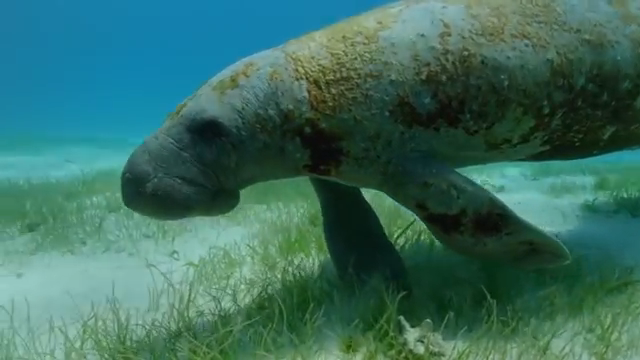
#> input picture dataset/UDWdata/UIEB/val/10151.png, 640 x 360 px, found by its file name; its folder holds only this picture in this run
$ python metrics.py   (older library calls are emulated)
#> lines starting #> are read from the running program, lines starting #| are printed output that depends on the picture; long printed decimals are rounded

#https://github.com/xueleichen/PSNR-SSIM-UCIQE-UIQM-Python/blob/main/nevaluate.py
'''
Metrics for unferwater image quality evaluation.

Author: Xuelei Chen
Email: chenxuelei@hotmail.com

Usage:
python evaluate.py RESULT_PATH
'''
#calcular UQIM
#calcular UCIQE
import numpy as np
#from skimage.measure import compare_psnr, compare_ssim
import math
import sys
from skimage import io, color, filters
import os
import math
#import wandb
from tqdm import tqdm
from skimage.metrics import peak_signal_noise_ratio as PSNR
from skimage.metrics import structural_similarity as SSIM
from scipy import ndimage
from PIL import Image
import numpy as np
import math


import cv2
import numpy as np


def uciqe(nargin,loc):
    #img_bgr = cv2.imread(loc)        # Used to read image files

    img_lab = cv2.cvtColor(loc, cv2.COLOR_BGR2LAB)  # Transform to Lab color space

    if nargin == 1:                                 # According to training result mentioned in the paper:
        coe_metric = [0.4680, 0.2745, 0.2576]      # Obtained coefficients are: c1=0.4680, c2=0.2745, c3=0.2576.
    img_lum = img_lab[..., 0]/255
    img_a = img_lab[..., 1]/255
    img_b = img_lab[..., 2]/255

    img_chr = np.sqrt(np.square(img_a)+np.square(img_b))              # Chroma

    img_sat = img_chr/np.sqrt(np.square(img_chr)+np.square(img_lum))  # Saturation
    aver_sat = np.mean(img_sat)                                       # Average of saturation

    aver_chr = np.mean(img_chr)                                       # Average of Chroma

    var_chr = np.sqrt(np.mean(abs(1-np.square(aver_chr/img_chr))))    # Variance of Chroma

    dtype = img_lum.dtype                                             # Determine the type of img_lum
    if dtype == 'uint8':
        nbins = 256
    else:
        nbins = 65536

    hist, bins = np.histogram(img_lum, nbins)                        # Contrast of luminance
    cdf = np.cumsum(hist)/np.sum(hist)

    ilow = np.where(cdf > 0.0100)
    ihigh = np.where(cdf >= 0.9900)
    tol = [(ilow[0][0]-1)/(nbins-1), (ihigh[0][0]-1)/(nbins-1)]
    con_lum = tol[1]-tol[0]

    quality_val = coe_metric[0]*var_chr+coe_metric[1]*con_lum + coe_metric[2]*aver_sat         # get final quality value
    # print("quality_val is", quality_val)
    return quality_val
# [117 lines left out: functions mu_a, s_a, _uicm, sobel, eme, _uism, not called in this run]


def plip_g(x, mu=1026.0):
    return mu - x


# [10 lines left out: functions plip_theta, plip_cross, not called in this run]


def plip_diag(c, g, gamma):
    g = plip_g(g)
    return gamma - (gamma * math.pow((1 - (g / gamma)), c))


def plip_multiplication(g1, g2):
    return plip_phiInverse(plip_phi(g1) * plip_phi(g2))
    # return plip_phiInverse(plip_phi(plip_g(g1)) * plip_phi(plip_g(g2)))


# [78 lines left out: functions plip_phiInverse, plip_phi, _uiconm, getUIQM, not called in this run]

def nmetrics(a):
    rgb = a
    lab = color.rgb2lab(a)
    gray = color.rgb2gray(a)
    # UCIQE
    c1 = 0.4680
    c2 = 0.2745
    c3 = 0.2576
    # c1 = 0.2745 # (menos peso, pois o brilho pode afetar a precisão da medição da cromaticidade)
    # c2 = 0.3742 # (maior peso, pois a saturação é importante para imagens com brilho)
    # c3 = 0.3743 # (maior peso, pois o contraste de luminância é crucial para imagens com brilho)
    l = lab[:,:,0]

    #1st term
    chroma = (lab[:,:,1]**2 + lab[:,:,2]**2)**0.5
    uc = np.mean(chroma)
    sc = (np.mean((chroma - uc)**2))**0.5

    #2nd term
    top = int(np.round(0.01 * l.shape[0] * l.shape[1]))
    #top = np.int(np.round(0.01*l.shape[0]*l.shape[1]))
    sl = np.sort(l,axis=None)
    isl = sl[::-1]
    conl = np.mean(isl[:top])-np.mean(sl[:top])

    #3rd term
    satur = []
    chroma1 = chroma.flatten()
    l1 = l.flatten()
    for i in range(len(l1)):
        if chroma1[i] == 0: satur.append(0)
        elif l1[i] == 0: satur.append(0)
        else: satur.append(chroma1[i] / l1[i])

    us = np.mean(satur)

    uciqe = c1 * sc + c2 * conl + c3 * us

    # UIQM
    p1 = 0.0282
    p2 = 0.2953
    p3 = 3.5753
    # p1 = 0.2907 # (menos peso, pois o brilho pode afetar a precisão da medição da cor)
    # p2 = 0.5155 # (maior peso, pois a nitidez é crucial para imagens com brilho)
    # p3 = 0.1938 # (peso moderado para o contraste)

    #1st term UICM
    rg = rgb[:,:,0] - rgb[:,:,1]
    yb = (rgb[:,:,0] + rgb[:,:,1]) / 2 - rgb[:,:,2]
    rgl = np.sort(rg,axis=None)
    ybl = np.sort(yb,axis=None)
    al1 = 0.1
    al2 = 0.1
    T1 = int(al1 * len(rgl))
    T2 = int(al2 * len(rgl))
    rgl_tr = rgl[T1:-T2]
    ybl_tr = ybl[T1:-T2]

    urg = np.mean(rgl_tr)
    s2rg = np.mean((rgl_tr - urg) ** 2)
    uyb = np.mean(ybl_tr)
    s2yb = np.mean((ybl_tr- uyb) ** 2)

    uicm =-0.0268 * np.sqrt(urg**2 + uyb**2) + 0.1586 * np.sqrt(s2rg + s2yb)

    #2nd term UISM (k1k2=8x8)
    Rsobel = rgb[:,:,0] * filters.sobel(rgb[:,:,0])
    Gsobel = rgb[:,:,1] * filters.sobel(rgb[:,:,1])
    Bsobel = rgb[:,:,2] * filters.sobel(rgb[:,:,2])

    Rsobel=np.round(Rsobel).astype(np.uint8)
    Gsobel=np.round(Gsobel).astype(np.uint8)
    Bsobel=np.round(Bsobel).astype(np.uint8)

    Reme = eme(Rsobel)
    Geme = eme(Gsobel)
    Beme = eme(Bsobel)

    uism = 0.299 * Reme + 0.587 * Geme + 0.114 * Beme

    #3rd term UIConM
    uiconm = logamee(gray)

    uiqm = p1 * uicm + p2 * uism + p3 * uiconm
    return uiqm,uciqe,uism

def eme(ch,blocksize=8):

    num_x = math.ceil(ch.shape[0] / blocksize)
    num_y = math.ceil(ch.shape[1] / blocksize)

    eme = 0
    w = 2. / (num_x * num_y)
    for i in range(num_x):

        xlb = i * blocksize
        if i < num_x - 1:
            xrb = (i+1) * blocksize
        else:
            xrb = ch.shape[0]

        for j in range(num_y):

            ylb = j * blocksize
            if j < num_y - 1:
                yrb = (j+1) * blocksize
            else:
                yrb = ch.shape[1]

            block = ch[xlb:xrb,ylb:yrb]

            blockmin = float(np.min(block))
            blockmax = float(np.max(block))

            # # old version
            # if blockmin == 0.0: eme += 0
            # elif blockmax == 0.0: eme += 0
            # else: eme += w * math.log(blockmax / blockmin)

            # new version
            if blockmin == 0: blockmin+=1
            if blockmax == 0: blockmax+=1
            eme += w * math.log(blockmax / blockmin)
    return eme

def plipsum(i,j,gamma=1026):
    return i + j - i * j / gamma

def plipsub(i,j,k=1026):
    return k * (i - j) / (k - j)

def plipmult(c,j,gamma=1026):
    return gamma - gamma * (1 - j / gamma)**c

def logamee(ch, blocksize=8):

    num_x = math.ceil(ch.shape[0] / blocksize)
    num_y = math.ceil(ch.shape[1] / blocksize)

    s = 0
    w = 1. / (num_x * num_y)
    for i in range(num_x):

        xlb = i * blocksize
        if i < num_x - 1:
            xrb = (i+1) * blocksize
        else:
            xrb = ch.shape[0]

        for j in range(num_y):

            ylb = j * blocksize
            if j < num_y - 1:
                yrb = (j+1) * blocksize
            else:
                yrb = ch.shape[1]

            block = ch[xlb:xrb, ylb:yrb]
            blockmin = float(np.min(block))
            blockmax = float(np.max(block))

            top = plipsub(blockmax, blockmin)
            bottom = plipsum(blockmax, blockmin)

            if bottom == 0:
                m = 0
            else:
                m = top / bottom

            if m != 0:
                s += m * np.log(m)

    return plipmult(w, s)


def main():
    #dataset val // dataset inferencia // dataset // author
    avaliacao = [
        ("/home/gusanagy/Documents/Glown-Diffusion/data/UDWdata/UIEB/val","/home/gusanagy/Documents/Glown-Diffusion/data/UDWdata/UIEB/val", "Claudio", "UIEB")
    ]

    for candidato in avaliacao:
        result_path ,gt, author ,dataset = candidato
        print(f"author: {author} dataset: {dataset}")

        result_dirs = os.listdir(result_path)
        result_gt = os.listdir(gt)

        sumuiqm, sumuciqe,sumuism = 0.,0.,0.
        psnr_sum, ssim_sum = 0., 0.
        N=0

        for imgdir, gt_file in tqdm(zip(result_dirs, result_gt), total=len(result_dirs)):
            if '.png' in imgdir or '.jpg' in imgdir and '.png' in gt_file or '.jpg' in gt_file:
                try:
                    corrected = io.imread(os.path.join(result_path, imgdir))
#> corrected is the input picture: shape (360, 640, 3); mean R, G, B 57.5, 108.4, 96.1
                    #gt_image = io.imread(os.path.join(result_path,gt))
                    gt_image = io.imread(os.path.join(gt, gt_file)) #ALTEREI
                except Exception as e:
                    print(f"Erro ao carregar a imagem: {e}")
                    continue

                try:
                    #uiqm, uciqe = nmetrics(corrected)
                    uciqe_ = uciqe(nargin=1,loc=corrected)#usarei este
#> in uciqe, `img_chr = np.sqrt(np.square(img_a)+np.square(img_b))`:
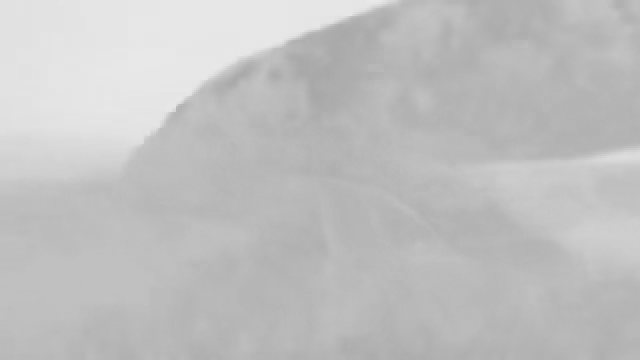
#> img_chr: shape (360, 640) float64; min 0.655, max 0.919, mean 0.755
#> in uciqe, `img_sat = img_chr/np.sqrt(np.square(img_chr)+np.square(img_lum))`:
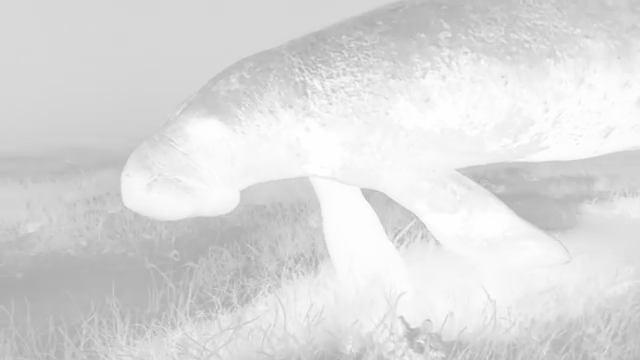
#> img_sat: shape (360, 640) float64; min 0.658, max 0.999, mean 0.862
#> in uciqe, `aver_sat = np.mean(img_sat)`: aver_sat = 0.862
#> in uciqe, `aver_chr = np.mean(img_chr)`: aver_chr = 0.755
#> in uciqe, `var_chr = np.sqrt(np.mean(abs(1-np.square(aver_chr/img_chr))))`: var_chr = 0.35
#> in uciqe, `tol = [(ilow[0][0]-1)/(nbins-1), (ihigh[0][0]-1)/(nbins-1)]`: tol = [0.0343, 0.917]
#> in uciqe, `con_lum = tol[1]-tol[0]`: con_lum = 0.882
#> in uciqe, `quality_val = coe_metric[0]*var_chr+coe_metric[1]*con_lum + coe_metric..`: quality_val = 0.628
#> uciqe_ = 0.628
                    uiqm ,_, uism = nmetrics(corrected)#usarei o uiqm daqui
#> in nmetrics, `gray = color.rgb2gray(a)`:
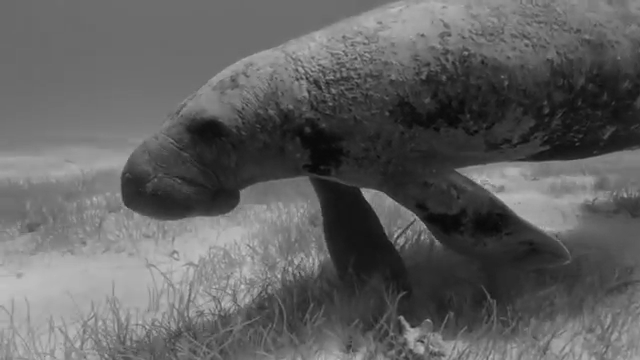
#> gray: shape (360, 640) float64; min 0.0337, max 0.785, mean 0.379
#> in nmetrics, `l = lab[:,:,0]`:
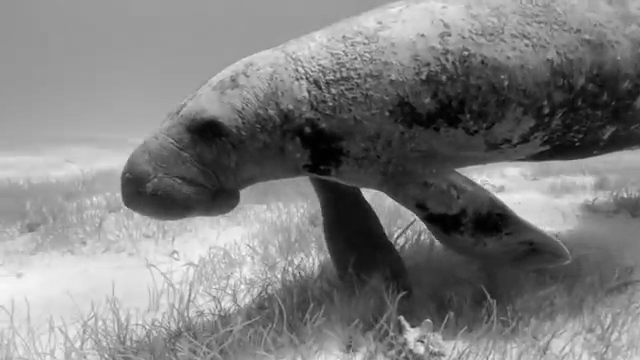
#> l: shape (360, 640) float64; min 2.38, max 81.06, mean 41.6; drawn with min black and max white
#> in nmetrics, `chroma = (lab[:,:,1]**2 + lab[:,:,2]**2)**0.5`:
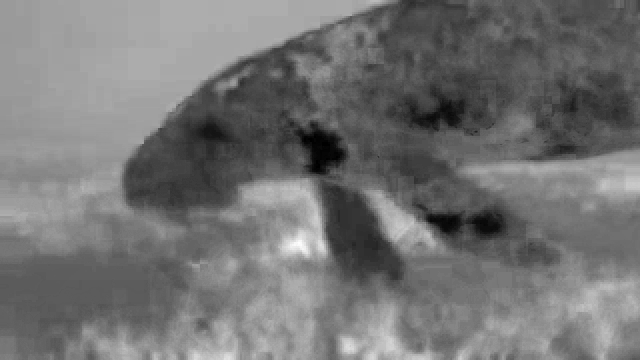
#> chroma: shape (360, 640) float64; min 0.000373, max 50.54, mean 23; drawn with min black and max white
#> in nmetrics, `uc = np.mean(chroma)`: uc = 23
#> in nmetrics, `sc = (np.mean((chroma - uc)**2))**0.5`: sc = 7.76
#> in nmetrics, `conl = np.mean(isl[:top])-np.mean(sl[:top])`: conl = 71.52
#> after the loop in nmetrics, `for i in range(len(l1)):`: satur = 230400 items
#> in nmetrics, `us = np.mean(satur)`: us = 0.668
#> in nmetrics, `uciqe = c1 * sc + c2 * conl + c3 * us`: uciqe = 23.44
#> in nmetrics, `yb = (rgb[:,:,0] + rgb[:,:,1]) / 2 - rgb[:,:,2]`:
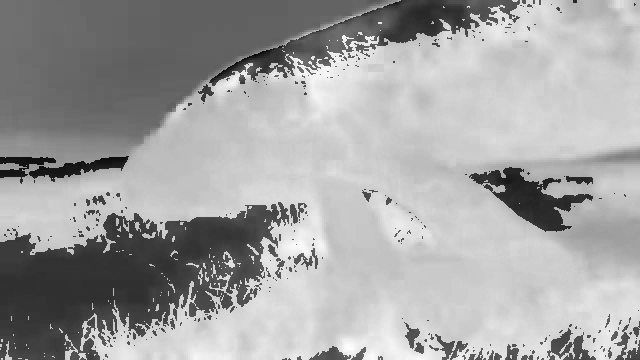
#> yb: shape (360, 640) float64; min -193, max 51, mean -37.2; drawn with min black and max white
#> in nmetrics, `T1 = int(al1 * len(rgl))`: T1 = 23040
#> in nmetrics, `urg = np.mean(rgl_tr)`: urg = 208
#> in nmetrics, `s2rg = np.mean((rgl_tr - urg) ** 2)`: s2rg = 470.1
#> in nmetrics, `uyb = np.mean(ybl_tr)`: uyb = -31.21
#> in nmetrics, `s2yb = np.mean((ybl_tr- uyb) ** 2)`: s2yb = 2341.4
#> in nmetrics, `uicm =-0.0268 * np.sqrt(urg**2 + uyb**2) + 0.1586 * np.sqrt(s2rg + s2yb)`: uicm = 2.77
#> in nmetrics, `Bsobel = rgb[:,:,2] * filters.sobel(rgb[:,:,2])`:
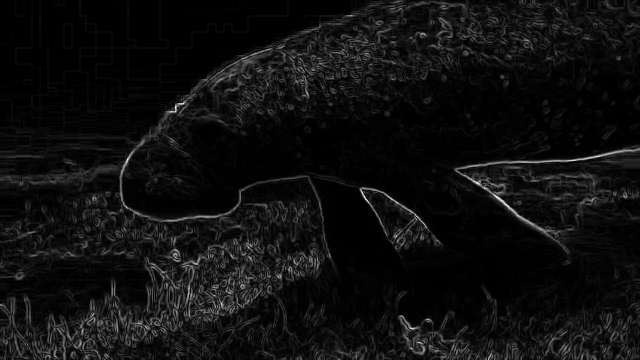
#> Bsobel: shape (360, 640) float64; min 0, max 33.19, mean 2; drawn with min black and max white
#> after the loop in eme, `for i in range(num_x):`: eme = 2.06
#> in nmetrics, `Geme = eme(Gsobel)`: Geme = 2.76
#> in nmetrics, `Beme = eme(Bsobel)`: Beme = 2.48
#> in nmetrics, `uism = 0.299 * Reme + 0.587 * Geme + 0.114 * Beme`: uism = 2.52
#> after the loop in logamee, `for i in range(num_x):`: s = -859.5
#> in nmetrics, `uiconm = logamee(gray)`: uiconm = -0.173
#> in nmetrics, `uiqm = p1 * uicm + p2 * uism + p3 * uiconm`: uiqm = 0.202
#> uiqm = 0.202; uism = 2.52

                    psnr_value = PSNR(gt_image, corrected) #, data_range=255)
#> psnr_value = inf
                    ssim_value = SSIM(gt_image, corrected, multichannel=True, win_size=3) #, data_range=255)
#> ssim_value = 1
                except Exception as e:
                    print(f"Erro ao calcular métricas: {e}")
                    continue

                sumuiqm += uiqm
#> sumuiqm = 0.202
                sumuciqe += uciqe_
#> sumuciqe = 0.628
                psnr_sum += psnr_value
#> psnr_sum = inf
                ssim_sum += ssim_value
#> ssim_sum = 1
                sumuism += uism
#> sumuism = 2.52
                N += 1

        muiqm = sumuiqm / N
#> muiqm = 0.202
        muciqe = sumuciqe / N
#> muciqe = 0.628
        muism = sumuism / N
#> muism = 2.52
        psnr_average = psnr_sum / N
#> psnr_average = inf
        ssim_average = ssim_sum / N
#> ssim_average = 1
        #print(avaliacao[0][:-1],avaliacao[0][1])
        print(f'Average: uiqm={muiqm} uciqe={muciqe} uism:{muism} psnr = {psnr_average} ssim = {ssim_average}')
#| Average: uiqm=0.2021 uciqe=0.6281 uism:2.519 psnr = inf ssim = 1.0
        # [6 lines of commented-out code are left out]
if __name__ == '__main__':
    main()

$ run again, on dataset/UDWdata/UIEB/val/204_img_.png
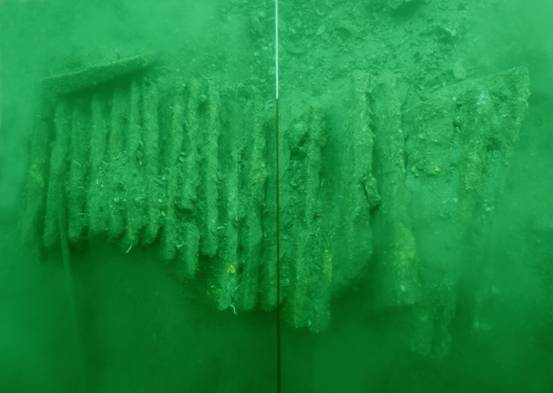
#> input picture dataset/UDWdata/UIEB/val/204_img_.png, 553 x 393 px, found by its file name
#> in main, corrected is the input picture: shape (393, 553, 3); mean R, G, B 26.1, 141.2, 63.7
#> img_lab: shape (393, 553, 3); mean of channels 0, 1, 2 132.6, 84.5, 177.2
#> aver_sat = 0.829
#> aver_chr = 0.77
#> var_chr = 0.186
#> tol = [0.134, 0.704]
#> con_lum = 0.57
#> quality_val = 0.457
#> lab: shape (393, 553, 3) float64; mean of channels 0, 1, 2 51.3, -47.5, 32.4
#> uc = 57.62
#> sc = 3.39
#> conl = 44.57
#> after the loop in nmetrics, `for i in range(len(l1)):`: satur = 217329 items
#> us = 1.17
#> uciqe = 14.12
#> in nmetrics, `yb = (rgb[:,:,0] + rgb[:,:,1]) / 2 - rgb[:,:,2]`:
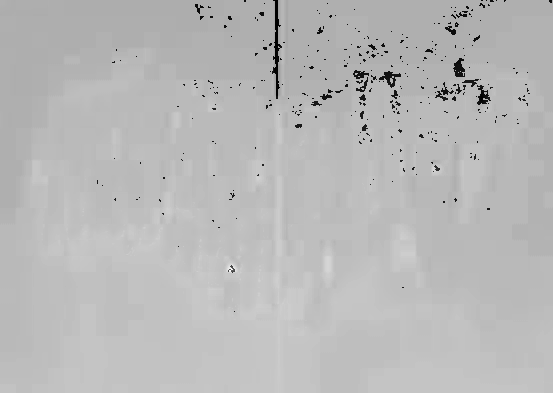
#> yb: shape (393, 553) float64; min -127.5, max 73.5, mean 18.5; drawn with min black and max white
#> T1 = 21732
#> urg = 139.6
#> s2rg = 101.9
#> uyb = 20.02
#> s2yb = 20.11
#> uicm = -2.03
#> in nmetrics, `Gsobel = rgb[:,:,1] * filters.sobel(rgb[:,:,1])`:
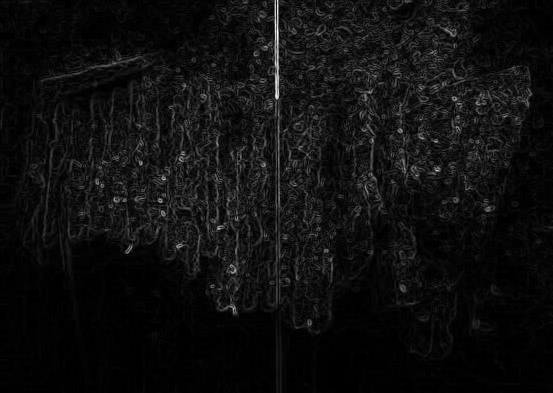
#> Gsobel: shape (393, 553) float64; min 0, max 43.11, mean 2.6; drawn with min black and max white
#> after the loop in eme, `for i in range(num_x):`: eme = 0.815
#> Geme = 2.78
#> Beme = 1.65
#> in nmetrics, `uism = 0.299 * Reme + 0.587 * Geme + 0.114 * Beme`: uism = 2.07
#> after the loop in logamee, `for i in range(num_x):`: s = -651.6
#> uiconm = -0.144
#> in nmetrics, `uiqm = p1 * uicm + p2 * uism + p3 * uiconm`: uiqm = 0.0375
#> in main, `uiqm ,_, uism = nmetrics(corrected)#usarei o uiqm daqui`: uism = 2.07
#> psnr_value = inf
#> ssim_value = 1
#> sumuiqm = 0.0375
#> sumuciqe = 0.457
#> psnr_sum = inf
#> ssim_sum = 1
#> sumuism = 2.07
#> muiqm = 0.0375
#> muciqe = 0.457
#> muism = 2.07
#> psnr_average = inf
#> ssim_average = 1
#| Average: uiqm=0.03751 uciqe=0.4569 uism:2.066 psnr = inf ssim = 1.0
